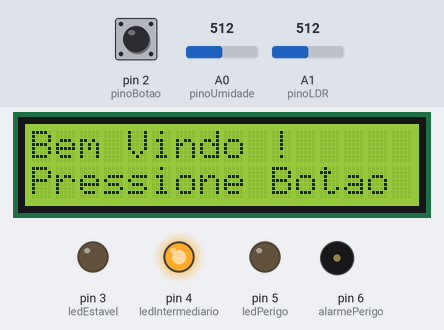
This sketch was run on a simulated Arduino Uno, built with avr-gcc and run on an emulated ATmega328P. On the bench: 16×2 character LCD, output pins drawn as LEDs (lit = HIGH), buzzer (waves = sounding). The inputs (shaded band) are chosen by the test bench; at power-on: pin 2 (pinoBotao) LOW, A0 (pinoUmidade) = 512, A1 (pinoLDR) = 512.

Above: at 1.2 s.
1.3 s: pin 2 (pinoBotao) pulled HIGH for 0.15 s
At 2.5 s:
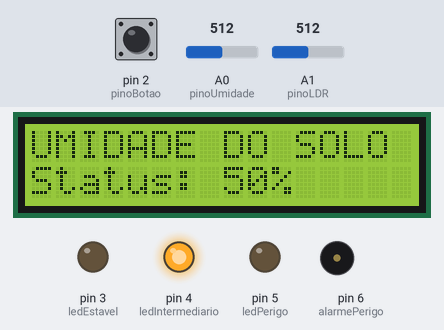
2.9 s: A0 (pinoUmidade) set to 648
At 4.1 s:
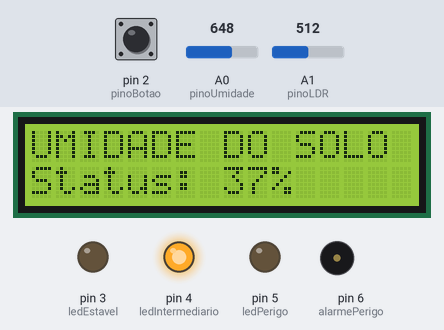
4.5 s: A0 (pinoUmidade) set to 676
At 5.17 s:
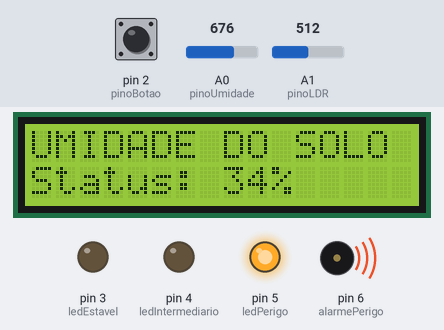
7.4 s: pin 2 (pinoBotao) pulled HIGH for 1 s
At 8.23 s:
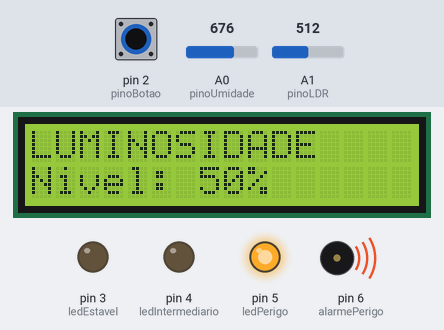
9.0 s: pin 2 (pinoBotao) pulled HIGH for 0.15 s
At 9.45 s:
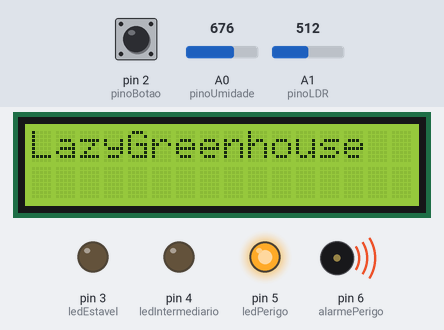
9.7 s: A0 (pinoUmidade) set to 122
At 11.3 s:
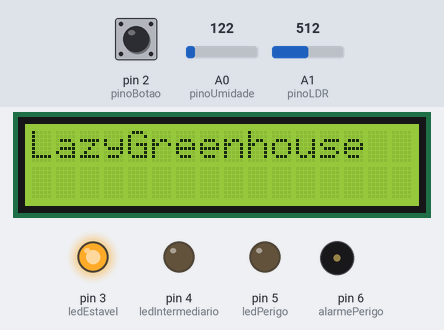
Timing chart, 0 to 12.8 s (numbered marks = the images above; inputs shaded):
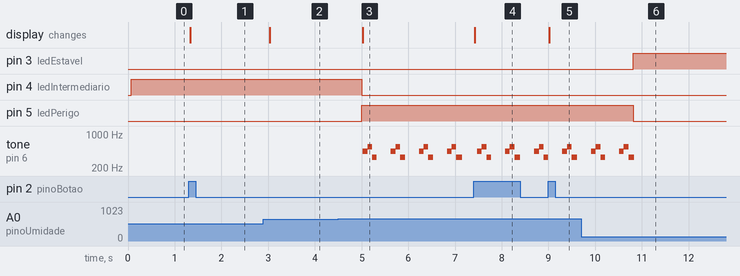

The sketch:

prot_tipo_estufa1.ino
```cpp
  #include <LiquidCrystal_I2C.h>

  LiquidCrystal_I2C lcd(0x27, 16, 2); // Altere para 0x3F se o display não exibir letras

  // --- Definição de Pinos ---
  const int pinoBotao   = 2;  // Botão para alternar telas
  const int pinoUmidade = A0; // Sensor de Umidade do Solo
  const int pinoLDR     = A1; // Sensor de Luz (LDR)

  // --- Variáveis de Controle do Botão ---
  int estadoBotao = 0;
  int ultimoEstadoBotao = 0;
  int modoDisplay = 0;        // 0 = Inicial, 1 = Solo, 2 = Luz, 3 = Nome

  // --- Variáveis dos Sensores ---
  int umidadePorcent = 0;
  int luzPorcent = 0;

  // --- Variáveis para os LEDs e Alarme ---
  const int ledEstavel = 3;
  const int ledIntermediario = 4;
  const int ledPerigo = 5;
  const int alarmePerigo = 6; // Pino do Buzzer

  // --- Controle do Buzzer Pulsante (Sem travar o código) ---
  unsigned long tempoBuzzerAnterior = 0;
  const long intervaloBuzzer = 300; // Velocidade do pulso (300ms ligado, 300ms desligado)
  bool estadoBuzzer = false;

  // Timers para ler os sensores
  unsigned long tempoAnterior = 0;
  const long intervaloLeitura = 1000; // Atualiza a cada 1 segundo

  void setup() {
    pinMode(pinoBotao, INPUT);
    pinMode(pinoUmidade, INPUT);
    pinMode(pinoLDR, INPUT);

    pinMode(ledEstavel, OUTPUT);
    pinMode(ledIntermediario, OUTPUT);
    pinMode(ledPerigo, OUTPUT);
    pinMode(alarmePerigo, OUTPUT);

    lcd.init();
    lcd.backlight();

    lerSensores();
    atualizarDisplay();
  }

  void loop() {
    // 1. GERENCIAMENTO DO BOTÃO
    estadoBotao = digitalRead(pinoBotao);

    if (estadoBotao != ultimoEstadoBotao) {
      if (estadoBotao == HIGH) {
        modoDisplay++;
        if (modoDisplay > 3) {
          modoDisplay = 0;
        }
        atualizarDisplay();
      }
      delay(50); // Debounce
    }
    ultimoEstadoBotao = estadoBotao;

    // 2. ATUALIZAÇÃO PERIÓDICA DOS SENSORES
    if (millis() - tempoAnterior >= intervaloLeitura) {
      tempoAnterior = millis();
      lerSensores();
      atualizarDisplay();
    }

    // 3. GERENCIAMENTO DO SOM PULSANTE DO BUZZER (SÓ SE ESTIVER EM PERIGO)
    if (umidadePorcent <= 35) {
      // Se passou o tempo do intervalo, inverte o estado do buzzer (liga/desliga)
      if (millis() - tempoBuzzerAnterior >= intervaloBuzzer) {
        tempoBuzzerAnterior = millis();
        estadoBuzzer = !estadoBuzzer; // Inverte entre verdadeiro e falso

        if (estadoBuzzer) {
          tone(alarmePerigo, 440);
          delay(100);
          tone(alarmePerigo, 550);
          delay(100);
          tone(alarmePerigo, 330);
          delay(100);
        } else {
          noTone(alarmePerigo); // Desliga o som
        }
      }
    } else {
      // Se a umidade estiver acima de 40%, garante que o som fique desligado
      noTone(alarmePerigo);
    }
  }

  // Função para processar os dados dos sensores
  void lerSensores() {
    int umidadeBruta = analogRead(pinoUmidade);
    umidadePorcent = map(umidadeBruta, 0, 1023, 100,0);

    int luzBruta = analogRead(pinoLDR);
    luzPorcent = map(luzBruta, 0, 1023, 0, 100);

    // --- Lógica dos LEDs ---
    if (umidadePorcent >= 75) {
      digitalWrite(ledEstavel, HIGH);
      digitalWrite(ledIntermediario, LOW);
      digitalWrite(ledPerigo, LOW);
    }
    else if (umidadePorcent > 35 && umidadePorcent < 74) {
      digitalWrite(ledEstavel, LOW);
      digitalWrite(ledIntermediario, HIGH);
      digitalWrite(ledPerigo, LOW);
    }
    else {
      digitalWrite(ledEstavel, LOW);
      digitalWrite(ledIntermediario, LOW);
      digitalWrite(ledPerigo, HIGH);
    }
  }

  // Interface do LCD
  void atualizarDisplay() {
    lcd.clear();

    switch (modoDisplay) {
      case 0:
        lcd.setCursor(0, 0);
        lcd.print("Bem Vindo !");
        lcd.setCursor(0, 1);
        lcd.print("Pressione Botao");
        break;

      case 1:
        lcd.setCursor(0, 0);
        lcd.print("UMIDADE DO SOLO");
        lcd.setCursor(0, 1);
        lcd.print("Status: ");
        lcd.print(umidadePorcent);
        lcd.print("%");
        break;

      case 2:
        lcd.setCursor(0, 0);
        lcd.print("LUMINOSIDADE");
        lcd.setCursor(0, 1);
        lcd.print("Nivel: ");
        lcd.print(luzPorcent);
        lcd.print("%");
        break;

      case 3:
        lcd.setCursor(0, 0);
        lcd.print("LazyGreenhouse");
        break;
    }
  }
```

Measured:
- the behaviour switches between 664 and 665 on A0 (pinoUmidade) (found by bisection; images 2 and 3)
- after the input at 1.3 s, the display: changes at once (image 1)
- after the input at 2.9 s, the display: changes after 0.13 s (image 2)
- after the input at 4.5 s, pin 4 (ledIntermediario): HIGH → LOW after 0.50 s; pin 5 (ledPerigo): LOW → HIGH after 0.50 s; tone on pin 6 (alarmePerigo): silent → 440 Hz after 0.53 s, then repeats every 0.60 s: 550 Hz 0.10 s, 330 Hz 0.10 s, silent 0.30 s, 440 Hz 0.10 s; the display: changes after 0.53 s (image 3)
- after the input at 7.4 s, the display: changes at once (image 4)
- after the input at 9.0 s, the display: changes at once (image 5)
- after the input at 9.7 s, pin 3 (ledEstavel): LOW → HIGH after 1.1 s; pin 5 (ledPerigo): HIGH → LOW after 1.1 s; tone on pin 6 (alarmePerigo): goes on until 10.8 s, then stays silent
